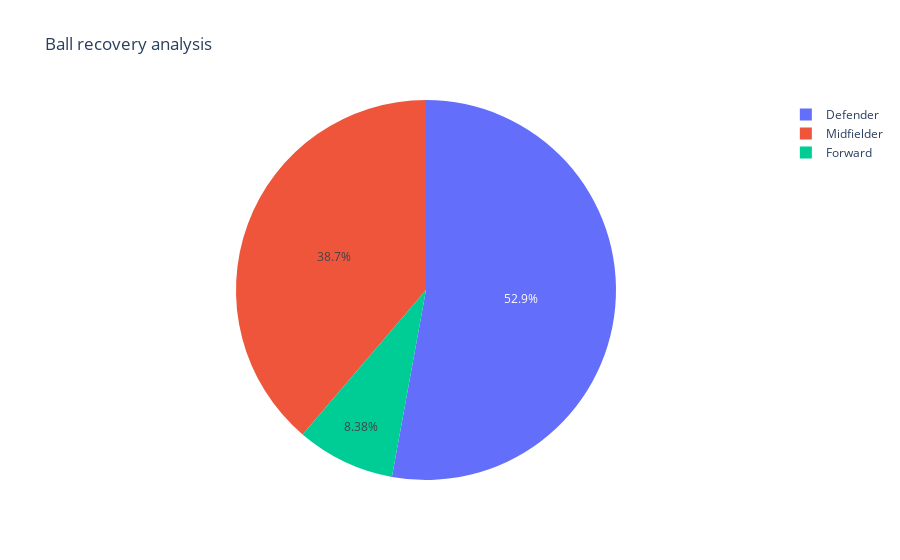

Notebook code for this chart:
### Code cell
g1 = dfn.groupby('position')['balls_recoverd'].agg('sum').reset_index(name='count').sort_values('count', ascending=False)
sns.set(rc={'figure.figsize':(10,10)})
fig = px.pie(g1, values='count', names=g1.position, title='Ball recovery analysis')
fig.show()

### Figure 1 — Plotly figure (JSON) as saved in the notebook; plotly's stock layout.template omitted (floating-point values rounded to 4 significant figures)
{"data": [{"domain": {"x": [0, 1], "y": [0, 1]}, "hovertemplate": "position=%{label}<br>count=%{value}<extra></extra>", "labels": ["Defender", "Midfielder", "Forward"], "legendgroup": "", "name": "", "showlegend": true, "type": "pie", "values": [5439, 3986, 862]}], "layout": {"legend": {"tracegroupgap": 0}, "title": {"text": "Ball recovery analysis"}}}
